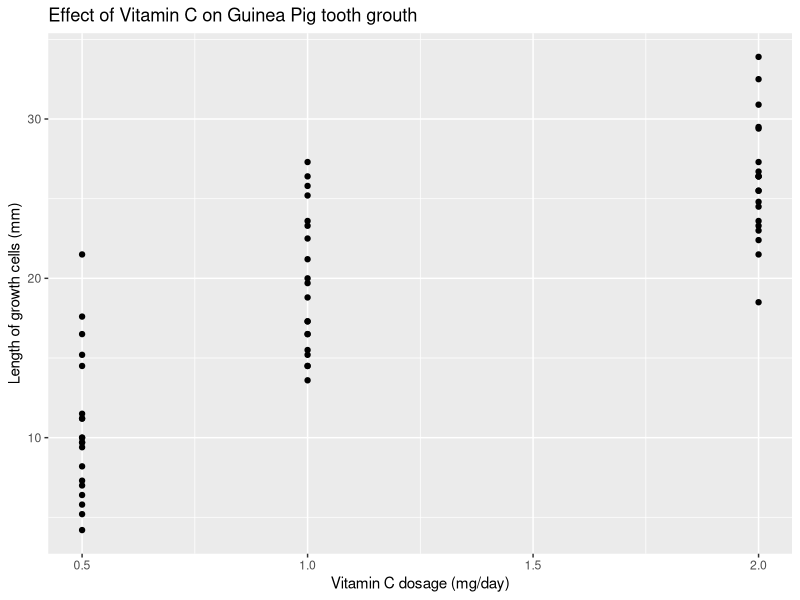
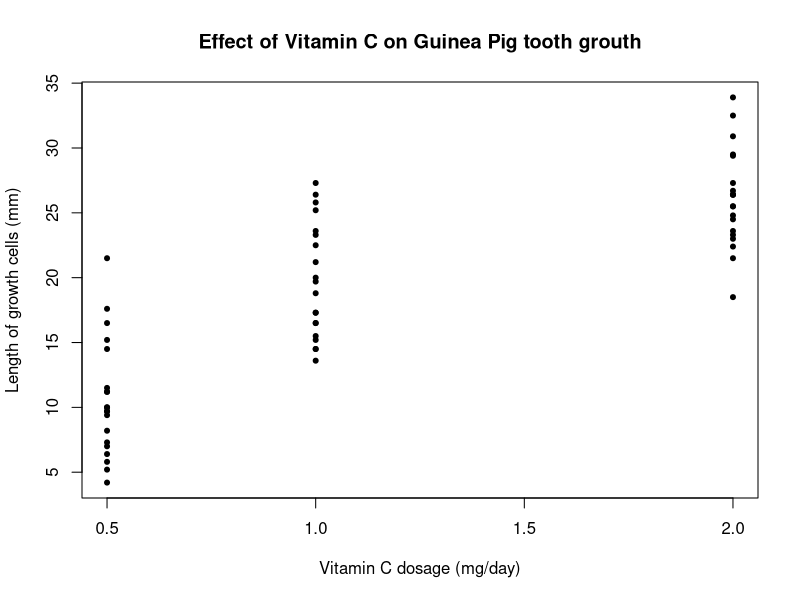
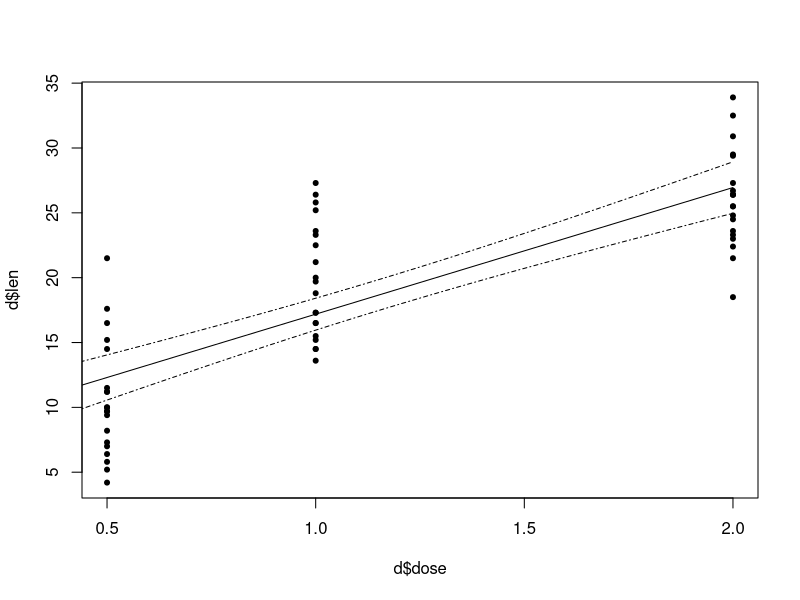
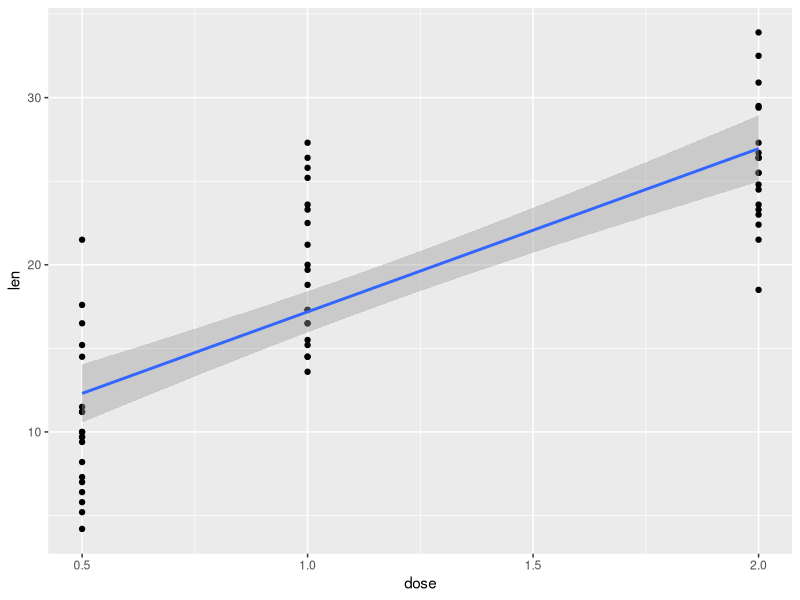

Recreate these plots in R, in order.
###################################
###################################
########                   ########
########   Data Science 1  ########
########       Lab 7       ######## 
########   5th Dec. 2023   ########
########                   ########
###################################
###################################


# Lets load up the dataset 'ToothGrowth', which shows the result
# of an experiment looking at the effect of vitamin C on tooth growth
# in guinea pigs


data('ToothGrowth')
?ToothGrowth
d <- ToothGrowth


# 1.1
# Plot the tooth growth against the dose of vitamin C given

library(ggplot2)
ggplot(data=d, mapping=aes(x=dose, y=len))+
geom_point()+
xlab(label="Vitamin C dosage (mg/day)") +
ylab(label= 'Length of growth cells (mm)')+
labs(title='Effect of Vitamin C on Guinea Pig tooth grouth')

plot(d$dose, d$len, pch=20,
    xlab="Vitamin C dosage (mg/day)",
    ylab='Length of growth cells (mm)',
    main='Effect of Vitamin C on Guinea Pig tooth grouth')

# 1.2 Run a linear regression exploring the association between vitamin C
# and tooth growth in Guinea pigs.

tooth_growth_vc <- lm(len~dose, data=d)

# 1.3 Which variable did you use as your outcome variable? Why?

#we used tooth growth as the outcome because the hypothesis 
#is that tooth growth is causally affected by the dosage of vitamin C

# 1.4 Interpret the estimates for the intercept and the slope of the regression line

summary(tooth_growth_vc)

#the estimate for the intercept is 7.4 mm. this means that the predicted tooth lenght 
#of a guinea pig that was not given any VC is 7.4mm
#the estimate of the slop is 9.8mm. this measn that for each additional mg/day
#of VC administered. the guinea pigs are predicted to grow an additional 9.8mm

# 1.5 Extract the 96 % confidence intervals for the slope and the intercepts and interpret them

confint(tooth_growth_vc, level=0.96)

#we have a 96% confidence that the treu value of the intercept is between 4.8
#and 10.1mm, and the true value of the effect of 1mg/day of VC is between 
#7.8 and 11.8mm

#In 96% of samples we would expect the true values of the intercept and slope
#to fall within our confidence intervals

# 1.6 Interpret the p-values of the slope and intercept estimates. 

#The probability of seeing that slop as steep as 
#the one we've abserved (a number as extreem as 9.76)
#IF the true slop was 0 is 10^(-14)


# 1.7 What is the connection between the confidence intervals and the p-values? 

#IF an X% confidence interval doesnt contain 0, 
#then the p-values for the
#estimate will be significant at the (1-X%) level

#E.G IF a 97% CI doesnt contain 0, 
#the p-value will be smaller than 0.03

#If a 95% confidence interval soes contain 0, the p-value
#will be greater than 0.05

# 1.8 Using the function predict() calculate the estimate and confidence interval for the predicted rate of tooth growth when the prescribed dose is 1mg/day

new_data <- data.frame(dose=1.2)
predict(tooth_growth_vc, new_data,
interval='confidence', level=0.95)
7.4225+9.7636*1.2

# 1.9 *Now get the confidence intervals for all possible values of the dosage between 0 and 2 mg/day, spaced out 0.01 mg/day from each other

new_data <- data.frame(dose=seq(0,2,by=0.01))

predictions <- as.data.frame(predict(tooth_growth_vc, new_data,
interval='confidence', level=0.95))

# 1.10 plot the predicted values, upper, and lower confidence intervals as lines on the data


plot(d$dose, d$len, pch=20)
lines(new_data$dose, predictions$fit)
lines(new_data$dose, predictions$upr, lty='dotdash')
lines(new_data$dose, predictions$lwr, lty='dotdash')

# 1.11 Compare this to using geom_smooth(method=lm) using ggplot2

ggplot(d, aes(dose, len))+
geom_point()+
geom_smooth(method='lm')

#####################
####    Loops    ####
#####################

# Loops are algorithms that repeat a procedure over and over until they are instructed to stop.
# There are two main kinds:
# FOR loops iterate over a predetermined set (vector, list, etc)
fruits <- c('apple','banana', 'pineapple','mango','orange')
for(i in fruits){
  print(paste('My favourite fruit is',i,sep=': '))
}

useless_function <- function(n){
  for (i in 1:n){
    print(paste0(i,'. This number is: ', c('even','odd')[i%%2 +1]))
  }
}
useless_function(7)

### 2.1 
data(iris)

# Write a for loop that iterates over the column names of the iris dataset and print each together with the number of characters in the column name in parenthesis. Example output: Sepal.Length (12). To get the number of characters use the function nchar().


# Next, WHILE loops continue to loop until the boolean statment in the defining parentheses, e.g.

### 2.2 How many numbers do you need in the sequence 1*2*3*4*5*... before the product exceeds 10 million?
# Use a while loop to get the answer
